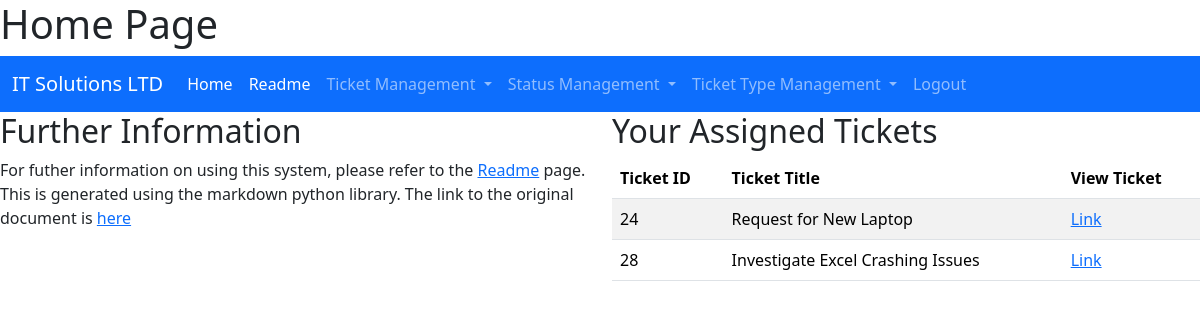
The app's page / (signed in) with its own data.
### myapp/models.py (models this page shows)
class Ticket(models.Model):
    ticket_id = models.AutoField(primary_key=True, null=False)
    ticket_title = models.CharField(max_length=100, null=False)
    ticket_info = models.CharField(max_length=2000, blank=True, null=True)
    assignee = models.ForeignKey(User, blank=True, on_delete=models.CASCADE, null=True)
    status = models.ForeignKey(Status, on_delete=models.CASCADE, null=True)
    type = models.ForeignKey(TicketType, on_delete=models.CASCADE, null=True)
    date_reported = models.DateField(null=False)
    date_due = models.DateField(blank=True, null=True)
    reporter_id = models.PositiveIntegerField(null=False, default=0)

### myapp/views.py (the view)
# urls.py: path("", views.HomePage, name="Home"),
def HomePage(request):
    if request.user.is_authenticated:
        tickets = Ticket.objects.filter(assignee=request.user.id)
        return render(
            request,
            "myapp/home.html",
            context={"tickets": tickets if tickets else None},
        )
    return render(request, "myapp/home.html")

### myapp/templates/myapp/home.html (shortened to what this page needs)
{% extends "myapp/base.html" %}
{% block title %}
    <h1 class="primary">Home Page</h1>
{% endblock %}
{% block content %}
    <div class="containter-fluid">
        <div class="row">
            <div class="col-lg-6">
                <h2>Further Information</h2>
                <p>For futher information on using this system, please refer to the <a href="/readme">Readme</a> page. This is generated using the markdown python library. The link to the original document is <a href="https://github.com/Stylie777/SoftwareEngineeringL5/blob/main/assignment/assignment/README.md">here</a><p/>
            </div>
            <div class="col-lg-6">
                <h2>Your Assigned Tickets</h2>
                {% if user.is_authenticated%}
                    <table class="table table-striped">
                        <thead>
                            <tr>
                                <th>Ticket ID</th>
                                <th>Ticket Title</th>
                                <th>View Ticket</th>
                            </tr>
                        </thead>
                        <tbody>
                            {% for ticket in tickets %}
                                <tr scope="row">
                                    <td> {{ticket.ticket_id}} </td>
                                    <td> {{ticket.ticket_title}} </td>
                                    <td> <a href="/view_ticket/{{ticket.ticket_id}}"> Link </a> </td>
                                </tr>
                            {% endfor %}
                        </tbody>
                    </table>
                    {% else %}
                    <p>Please Login to view currently assigned tickets</p>
                {% endif %}
            </div>
        </div>
    </div>
{% endblock %}

### records on screen
Ticket: ticket_id "24", ticket_title "Request for New Laptop"
Ticket: ticket_id "28", ticket_title "Investigate Excel Crashing Issues"
